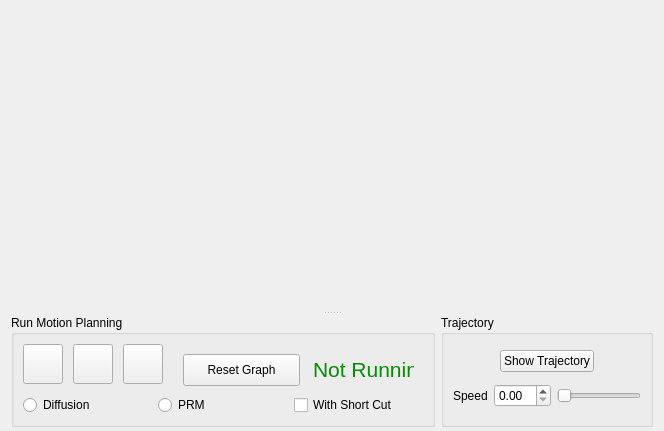
      <widget class="QWidget" name="verticalLayout" native="true">
       <property name="sizePolicy">
        <sizepolicy hsizetype="Preferred" vsizetype="Preferred">
         <horstretch>3</horstretch>
         <verstretch>0</verstretch>
        </sizepolicy>
       </property>
       <layout class="QVBoxLayout" name="verticalLayout_2">
        <property name="bottomMargin">
         <number>2</number>
        </property>
        <item>
         <widget class="QSplitter" name="splitter_2">
          <property name="orientation">
           <enum>Qt::Vertical</enum>
          </property>
          <widget class="GLWidget" name="OpenGL" native="true">
           <property name="sizePolicy">
            <sizepolicy hsizetype="Expanding" vsizetype="Expanding">
             <horstretch>2</horstretch>
             <verstretch>2</verstretch>
            </sizepolicy>
           </property>
           <property name="minimumSize">
            <size>
             <width>400</width>
             <height>300</height>
            </size>
           </property>
          </widget>
          <widget class="QWidget" name="widget_3" native="true">
           <property name="sizePolicy">
            <sizepolicy hsizetype="Preferred" vsizetype="Preferred">
             <horstretch>0</horstretch>
             <verstretch>0</verstretch>
            </sizepolicy>
           </property>
           <layout class="QHBoxLayout" name="horizontalLayout_3">
            <property name="bottomMargin">
             <number>2</number>
            </property>
            <item>
             <widget class="QGroupBox" name="groupBox_20">
              <property name="title">
               <string>Run Motion Planning</string>
              </property>
              <layout class="QGridLayout" name="gridLayout_30">
               <item row="0" column="1">
                <widget class="QWidget" name="widget_4" native="true">
                 <property name="sizePolicy">
                  <sizepolicy hsizetype="Fixed" vsizetype="Fixed">
                   <horstretch>0</horstretch>
                   <verstretch>0</verstretch>
                  </sizepolicy>
                 </property>
                 <property name="minimumSize">
                  <size>
                   <width>400</width>
                   <height>45</height>
                  </size>
                 </property>
                 <widget class="QPushButton" name="pushButtonReset">
                  <property name="geometry">
                   <rect>
                    <x>100</x>
                    <y>0</y>
                    <width>40</width>
                    <height>40</height>
                   </rect>
                  </property>
                  <property name="sizePolicy">
                   <sizepolicy hsizetype="Fixed" vsizetype="Fixed">
                    <horstretch>0</horstretch>
                    <verstretch>0</verstretch>
                   </sizepolicy>
                  </property>
                  <property name="minimumSize">
                   <size>
                    <width>0</width>
                    <height>0</height>
                   </size>
                  </property>
                  <property name="maximumSize">
                   <size>
                    <width>16777215</width>
                    <height>16777215</height>
                   </size>
                  </property>
                  <property name="styleSheet">
                   <string notr="true">QPushButton {
border-image:url(/Users/jmainpri/workspace/BioMove3D/qtWindow/images/media-playback-stop.svg) 1 1 1 1 ;
}

QPushButton:hover {
border-image:url(/Users/jmainpri/workspace/BioMove3D/qtWindow/images/media-playback-stop.svg) -2 -2 -2 -2 ;
}

QPushButton:pressed {
border-image:url(/Users/jmainpri/workspace/BioMove3D/qtWindow/images/media-playback-stop.svg) -5 -5 -5 -5 ;
}

QPushButton:disabled {
border-image:url(/Users/jmainpri/workspace/BioMove3D/qtWindow/images/media-playback-stop-disabled.svg) 1 1 1 1 ;
}</string>
                  </property>
                  <property name="text">
                   <string/>
                  </property>
                 </widget>
                 <widget class="QPushButton" name="pushButtonResetGraph">
                  <property name="geometry">
                   <rect>
                    <x>160</x>
                    <y>10</y>
                    <width>117</width>
                    <height>32</height>
                   </rect>
                  </property>
                  <property name="sizePolicy">
                   <sizepolicy hsizetype="Minimum" vsizetype="Fixed">
                    <horstretch>0</horstretch>
                    <verstretch>0</verstretch>
                   </sizepolicy>
                  </property>
                  <property name="text">
                   <string>Reset Graph</string>
                  </property>
                 </widget>
                 <widget class="QPushButton" name="pushButtonRun">
                  <property name="geometry">
                   <rect>
                    <x>0</x>
                    <y>0</y>
                    <width>40</width>
                    <height>40</height>
                   </rect>
                  </property>
                  <property name="sizePolicy">
                   <sizepolicy hsizetype="Fixed" vsizetype="Fixed">
                    <horstretch>0</horstretch>
                    <verstretch>0</verstretch>
                   </sizepolicy>
                  </property>
                  <property name="minimumSize">
                   <size>
                    <width>0</width>
                    <height>0</height>
                   </size>
                  </property>
                  <property name="maximumSize">
                   <size>
                    <width>16777215</width>
                    <height>16777215</height>
                   </size>
                  </property>
                  <property name="toolTip">
                   <string>Run Motion Planner</string>
                  </property>
                  <property name="whatsThis">
                   <string>Run planning</string>
                  </property>
                  <property name="styleSheet">
                   <string notr="true">QPushButton {
border-image:url(/Users/jmainpri/workspace/BioMove3D/qtWindow/images/media-playback-start.svg) 1 1 1 1 ;
}

QPushButton:hover {
border-image:url(/Users/jmainpri/workspace/BioMove3D/qtWindow/images/media-playback-start.svg) -2 -2 -2 -2 ;
}

QPushButton:pressed {
border-image:url(/Users/jmainpri/workspace/BioMove3D/qtWindow/images/media-playback-start.svg) -8 -8 -8 -8 ;
}

QPushButton:disabled {
border-image:url(/Users/jmainpri/workspace/BioMove3D/qtWindow/images/media-playback-start-disabled.svg) 1 1 1 1 ;
}</string>
                  </property>
                  <property name="text">
                   <string/>
                  </property>
                  <property name="iconSize">
                   <size>
                    <width>50</width>
                    <height>50</height>
                   </size>
                  </property>
                 </widget>
                 <widget class="QPushButton" name="pushButtonStop">
                  <property name="geometry">
                   <rect>
                    <x>50</x>
                    <y>0</y>
                    <width>40</width>
                    <height>40</height>
                   </rect>
                  </property>
                  <property name="sizePolicy">
                   <sizepolicy hsizetype="Fixed" vsizetype="Fixed">
                    <horstretch>0</horstretch>
                    <verstretch>0</verstretch>
                   </sizepolicy>
                  </property>
                  <property name="minimumSize">
                   <size>
                    <width>0</width>
                    <height>0</height>
                   </size>
                  </property>
                  <property name="maximumSize">
                   <size>
                    <width>16777215</width>
                    <height>16777215</height>
                   </size>
                  </property>
                  <property name="toolTip">
                   <string>Run Motion Planner</string>
                  </property>
                  <property name="whatsThis">
                   <string>Run planning</string>
                  </property>
                  <property name="styleSheet">
                   <string notr="true">QPushButton {
border-image:url(/Users/jmainpri/workspace/BioMove3D/qtWindow/images/media-playback-pause.svg) 1 1 1 1 ;
}

QPushButton:hover {
border-image:url(/Users/jmainpri/workspace/BioMove3D/qtWindow/images/media-playback-pause.svg) -2 -2 -2 -2 ;
}

QPushButton:pressed {
border-image:url(/Users/jmainpri/workspace/BioMove3D/qtWindow/images/media-playback-pause.svg) -5 -5 -5 -5 ;
}

QPushButton:disabled {
border-image:url(/Users/jmainpri/workspace/BioMove3D/qtWindow/images/media-playback-pause-disabled.svg) 1 1 1 1 ;
}</string>
                  </property>
                  <property name="text">
                   <string/>
                  </property>
                  <property name="iconSize">
                   <size>
                    <width>50</width>
                    <height>50</height>
                   </size>
                  </property>
                 </widget>
                 <widget class="QLabel" name="labelRunning">
                  <property name="geometry">
                   <rect>
                    <x>290</x>
                    <y>10</y>
                    <width>101</width>
                    <height>31</height>
                   </rect>
                  </property>
                  <property name="text">
                   <string>&lt;!DOCTYPE HTML PUBLIC &quot;-//W3C//DTD HTML 4.0//EN&quot; &quot;http://www.w3.org/TR/REC-html40/strict.dtd&quot;&gt;
&lt;html&gt;&lt;head&gt;&lt;meta name=&quot;qrichtext&quot; content=&quot;1&quot; /&gt;&lt;style type=&quot;text/css&quot;&gt;
p, li { white-space: pre-wrap; }
&lt;/style&gt;&lt;/head&gt;&lt;body style=&quot; font-family:'Lucida Grande'; font-size:13pt; font-weight:400; font-style:normal;&quot;&gt;
&lt;p style=&quot; margin-top:0px; margin-bottom:0px; margin-left:0px; margin-right:0px; -qt-block-indent:0; text-indent:0px;&quot;&gt;&lt;span style=&quot; font-size:16pt; color:#008d00;&quot;&gt;Not Running&lt;/span&gt;&lt;/p&gt;&lt;/body&gt;&lt;/html&gt;</string>
                  </property>
                 </widget>
                </widget>
               </item>
               <item row="1" column="1">
                <layout class="QHBoxLayout" name="horizontalLayout_24">
                 <item>
                  <widget class="QRadioButton" name="radioButtonDiff">
                   <property name="text">
                    <string>Diffusion</string>
                   </property>
                  </widget>
                 </item>
                 <item>
                  <widget class="QRadioButton" name="radioButtonPRM">
                   <property name="text">
                    <string>PRM</string>
                   </property>
                  </widget>
                 </item>
                 <item>
                  <widget class="QCheckBox" name="checkBoxWithShortCut">
                   <property name="text">
                    <string>With Short Cut</string>
                   </property>
                  </widget>
                 </item>
                </layout>
               </item>
              </layout>
             </widget>
            </item>
            <item>
             <widget class="QGroupBox" name="groupBox_19">
              <property name="title">
               <string>Trajectory</string>
              </property>
              <layout class="QVBoxLayout" name="verticalLayout_34">
               <item>
                <layout class="QHBoxLayout" name="horizontalLayout_4">
                 <item>
                  <spacer name="horizontalSpacer_19">
                   <property name="orientation">
                    <enum>Qt::Horizontal</enum>
                   </property>
                   <property name="sizeHint" stdset="0">
                    <size>
                     <width>40</width>
                     <height>20</height>
                    </size>
                   </property>
                  </spacer>
                 </item>
                 <item>
                  <widget class="QPushButton" name="pushButtonShowTraj">
                   <property name="text">
                    <string>Show Trajectory</string>
                   </property>
                  </widget>
                 </item>
                 <item>
                  <spacer name="horizontalSpacer_20">
                   <property name="orientation">
                    <enum>Qt::Horizontal</enum>
                   </property>
                   <property name="sizeHint" stdset="0">
                    <size>
                     <width>40</width>
                     <height>20</height>
                    </size>
                   </property>
                  </spacer>
                 </item>
                </layout>
               </item>
               <item>
                <layout class="QHBoxLayout" name="horizontalLayout_25">
                 <item>
                  <widget class="QLabel" name="label">
                   <property name="text">
                    <string>Speed</string>
                   </property>
                  </widget>
                 </item>
                 <item>
                  <widget class="QDoubleSpinBox" name="doubleSpinBox"/>
                 </item>
                 <item>
                  <widget class="QSlider" name="horizontalSlider">
                   <property name="orientation">
                    <enum>Qt::Horizontal</enum>
                   </property>
                  </widget>
                 </item>
                </layout>
               </item>
              </layout>
             </widget>
            </item>
           </layout>
          </widget>
         </widget>
        </item>
       </layout>
      </widget>
